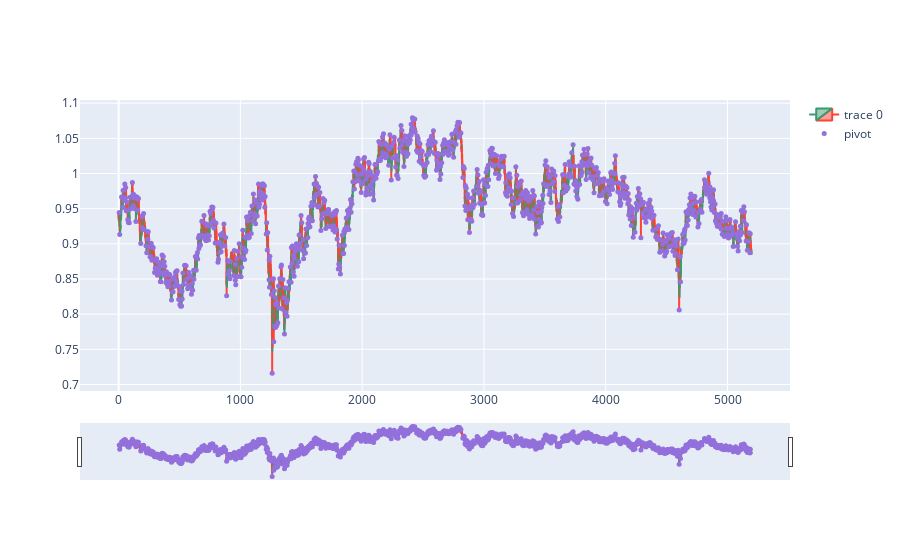

Here is the notebook cell this chart was saved with:
### Code cell
fig.add_scatter(x=dfpl.index, y=dfpl['pointpos'], mode="markers",
                marker=dict(size=5, color="MediumPurple"),
                name="pivot")
#fig.update_layout(xaxis_rangeslider_visible=False)
fig.show()

### Figure 1 — Plotly figure (JSON) as saved in the notebook; plotly's stock layout.template omitted (floating-point values rounded to 4 significant figures; data arrays with more than 128 entries replaced by an {"elided": "..."} marker saying what was removed)
{"data": [{"close": {"elided": "5197 float values"}, "high": {"elided": "5197 float values"}, "low": {"elided": "5197 float values"}, "open": {"elided": "5197 float values"}, "type": "candlestick", "x": {"elided": "5197 int values"}}, {"marker": {"color": "MediumPurple", "size": 5}, "mode": "markers", "name": "pivot", "type": "scatter", "x": {"elided": "5197 int values"}, "y": {"elided": "5197 float values"}}], "layout": {}}
